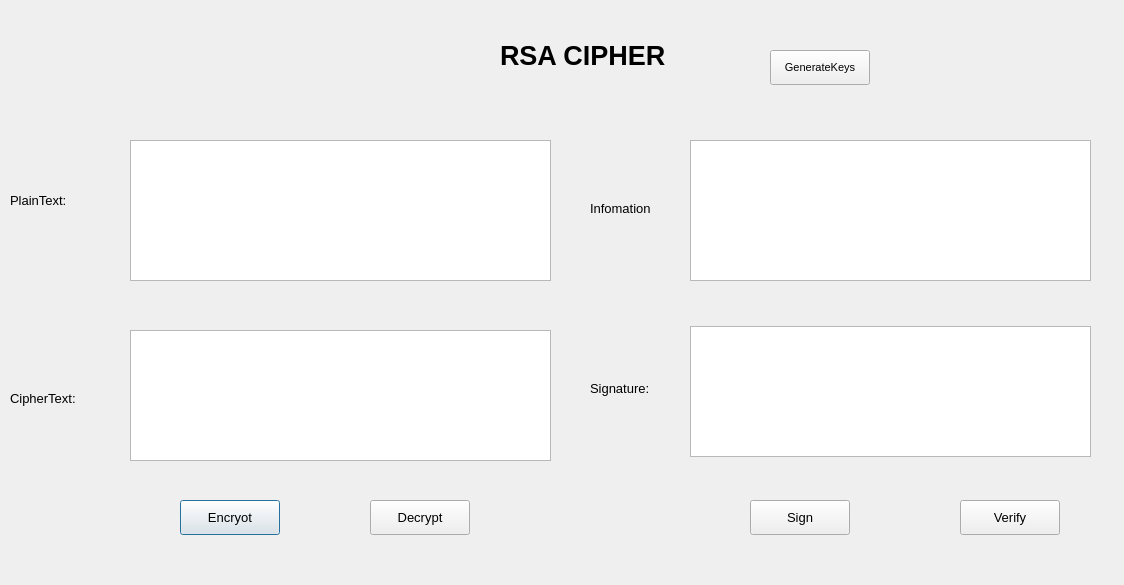
<?xml version="1.0" encoding="UTF-8"?>
<ui version="4.0">
 <class>Dialog</class>
 <widget class="QDialog" name="Dialog">
  <property name="geometry">
   <rect>
    <x>0</x>
    <y>0</y>
    <width>1124</width>
    <height>585</height>
   </rect>
  </property>
  <property name="windowTitle">
   <string>Dialog</string>
  </property>
  <widget class="QLabel" name="label">
   <property name="geometry">
    <rect>
     <x>500</x>
     <y>40</y>
     <width>211</width>
     <height>31</height>
    </rect>
   </property>
   <property name="font">
    <font>
     <pointsize>20</pointsize>
     <weight>75</weight>
     <bold>true</bold>
    </font>
   </property>
   <property name="text">
    <string>RSA CIPHER</string>
   </property>
  </widget>
  <widget class="QLabel" name="label_2">
   <property name="geometry">
    <rect>
     <x>10</x>
     <y>190</y>
     <width>81</width>
     <height>20</height>
    </rect>
   </property>
   <property name="font">
    <font>
     <pointsize>10</pointsize>
    </font>
   </property>
   <property name="text">
    <string>PlainText:</string>
   </property>
  </widget>
  <widget class="QLabel" name="label_3">
   <property name="geometry">
    <rect>
     <x>10</x>
     <y>390</y>
     <width>81</width>
     <height>16</height>
    </rect>
   </property>
   <property name="font">
    <font>
     <pointsize>10</pointsize>
    </font>
   </property>
   <property name="text">
    <string>CipherText:</string>
   </property>
  </widget>
  <widget class="QLabel" name="label_4">
   <property name="geometry">
    <rect>
     <x>590</x>
     <y>200</y>
     <width>81</width>
     <height>16</height>
    </rect>
   </property>
   <property name="font">
    <font>
     <pointsize>10</pointsize>
    </font>
   </property>
   <property name="text">
    <string>Infomation</string>
   </property>
  </widget>
  <widget class="QLabel" name="label_5">
   <property name="geometry">
    <rect>
     <x>590</x>
     <y>380</y>
     <width>81</width>
     <height>16</height>
    </rect>
   </property>
   <property name="font">
    <font>
     <pointsize>10</pointsize>
    </font>
   </property>
   <property name="text">
    <string>Signature:</string>
   </property>
  </widget>
  <widget class="QPlainTextEdit" name="txt_plain_text">
   <property name="geometry">
    <rect>
     <x>130</x>
     <y>140</y>
     <width>421</width>
     <height>141</height>
    </rect>
   </property>
  </widget>
  <widget class="QPlainTextEdit" name="txt_cipher_text">
   <property name="geometry">
    <rect>
     <x>130</x>
     <y>330</y>
     <width>421</width>
     <height>131</height>
    </rect>
   </property>
  </widget>
  <widget class="QPlainTextEdit" name="txt_info">
   <property name="geometry">
    <rect>
     <x>690</x>
     <y>140</y>
     <width>401</width>
     <height>141</height>
    </rect>
   </property>
  </widget>
  <widget class="QPlainTextEdit" name="txt_sign">
   <property name="geometry">
    <rect>
     <x>690</x>
     <y>326</y>
     <width>401</width>
     <height>131</height>
    </rect>
   </property>
  </widget>
  <widget class="QPushButton" name="btn_encrypt">
   <property name="geometry">
    <rect>
     <x>180</x>
     <y>500</y>
     <width>100</width>
     <height>35</height>
    </rect>
   </property>
   <property name="font">
    <font>
     <pointsize>10</pointsize>
    </font>
   </property>
   <property name="text">
    <string>Encryot</string>
   </property>
  </widget>
  <widget class="QPushButton" name="btn_decrypt">
   <property name="geometry">
    <rect>
     <x>370</x>
     <y>500</y>
     <width>100</width>
     <height>35</height>
    </rect>
   </property>
   <property name="font">
    <font>
     <pointsize>10</pointsize>
    </font>
   </property>
   <property name="text">
    <string>Decrypt</string>
   </property>
  </widget>
  <widget class="QPushButton" name="btn_sign">
   <property name="geometry">
    <rect>
     <x>750</x>
     <y>500</y>
     <width>100</width>
     <height>35</height>
    </rect>
   </property>
   <property name="font">
    <font>
     <pointsize>10</pointsize>
    </font>
   </property>
   <property name="text">
    <string>Sign</string>
   </property>
  </widget>
  <widget class="QPushButton" name="btn_verify">
   <property name="geometry">
    <rect>
     <x>960</x>
     <y>500</y>
     <width>100</width>
     <height>35</height>
    </rect>
   </property>
   <property name="font">
    <font>
     <pointsize>10</pointsize>
    </font>
   </property>
   <property name="text">
    <string>Verify</string>
   </property>
  </widget>
  <widget class="QPushButton" name="btn_gen_keys">
   <property name="geometry">
    <rect>
     <x>770</x>
     <y>50</y>
     <width>100</width>
     <height>35</height>
    </rect>
   </property>
   <property name="font">
    <font>
     <pointsize>8</pointsize>
    </font>
   </property>
   <property name="text">
    <string>GenerateKeys</string>
   </property>
  </widget>
 </widget>
 <resources/>
 <connections/>
</ui>
